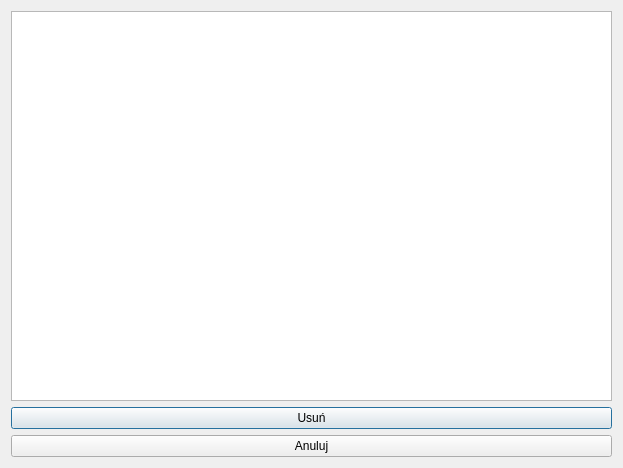
<?xml version="1.0" encoding="UTF-8"?>
<ui version="4.0">
 <class>deleteCar</class>
 <widget class="QDialog" name="deleteCar">
  <property name="geometry">
   <rect>
    <x>0</x>
    <y>0</y>
    <width>623</width>
    <height>468</height>
   </rect>
  </property>
  <property name="windowTitle">
   <string>Dialog</string>
  </property>
  <layout class="QVBoxLayout" name="verticalLayout">
   <item>
    <widget class="QListWidget" name="listWidget"/>
   </item>
   <item>
    <widget class="QPushButton" name="pushButton_2">
     <property name="text">
      <string>Usuń</string>
     </property>
    </widget>
   </item>
   <item>
    <widget class="QPushButton" name="pushButton">
     <property name="text">
      <string>Anuluj</string>
     </property>
    </widget>
   </item>
  </layout>
 </widget>
 <resources/>
 <connections/>
</ui>
